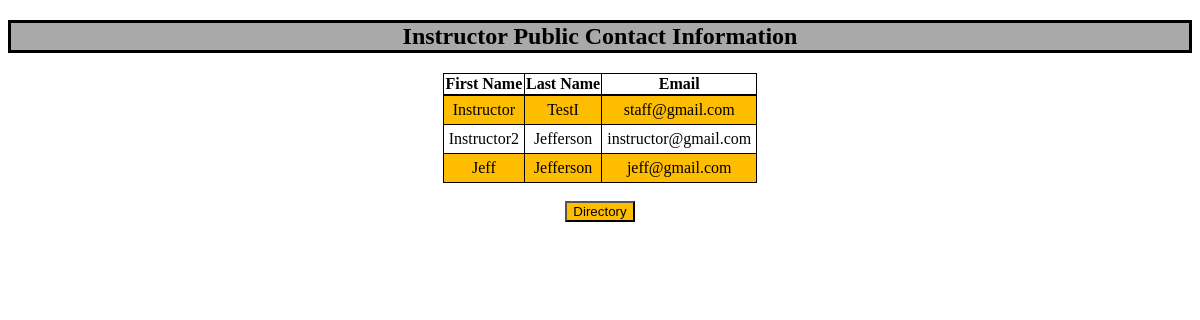
Page /InPublicInfo/ on the earlier database version.
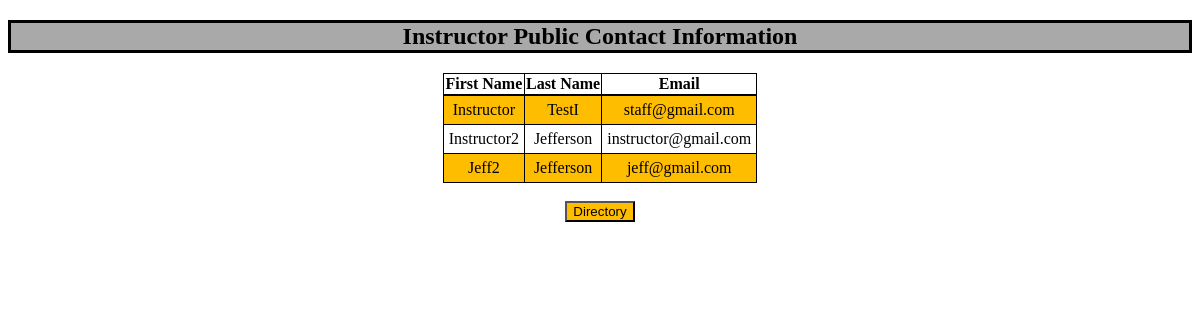
Same page on the later database version.
### TASchedulerWebApp/models.py (models this page shows, shortened)
class User(AbstractBaseUser, PermissionsMixin):
    email = models.EmailField(unique=True)
    first_name = models.CharField(max_length=30, blank=True)
    last_name = models.CharField(max_length=30, blank=True)
    is_active = models.BooleanField(default=True)
    is_staff = models.BooleanField(default=False)
    date_joined = models.DateTimeField(auto_now_add=True)
    groups = models.ManyToManyField(Group, related_name='myapp_user_groups', blank=True)
    user_permissions = models.ManyToManyField(Permission, related_name='myapp_user_permissions', blank=True)
    objects = UserManager()
    USERNAME_FIELD = 'email'
    EMAIL_FIELD = 'email'
    def __str__(self):
        return self.email

### TASchedulerWebApp/views.py (the view)
# urls.py: path('InPublicInfo/', InPublicContact.as_view()),
class InPublicContact(View):
    def get(self, request):
        instructors = User.objects.filter(is_staff='True', is_superuser='False')
        print(instructors)
        return render(request, 'InPublicContact.html', {"instructor": instructors})

### templates/InPublicContact.html (shortened to what this page needs)
{% load static %}
<!DOCTYPE html>
<html>
<head>
     <link rel="stylesheet" type="text/css" href="{% static 'css/publicinfo.css' %}"/>
</head>
<body>
    <h2>Instructor Public Contact Information</h2>
    {% if instructor %}
    <table class="center">
        <tr>
            <th>First Name</th>
            <th>Last Name</th>
            <th>Email</th>
        </tr>
        {% for person in instructor %}
            <tr>
                <td>{{ person.first_name }}</td>
                <td>{{ person.last_name }}</td>
                <td>{{ person.email}}</td>
            </tr>
        {% endfor %}
    </table>
    {% else %}
        <p style="text-align: center">There are no Instructors in the database.</p>
    {% endif %}
    <br>
    <form action="{% url 'directory' %}" method="get">
    <button type="submit">Directory</button>
    </form>
</body>
</html>

Differences in the rows shown:
changed User "jeff@gmail.com": first_name "Jeff" → "Jeff2"
